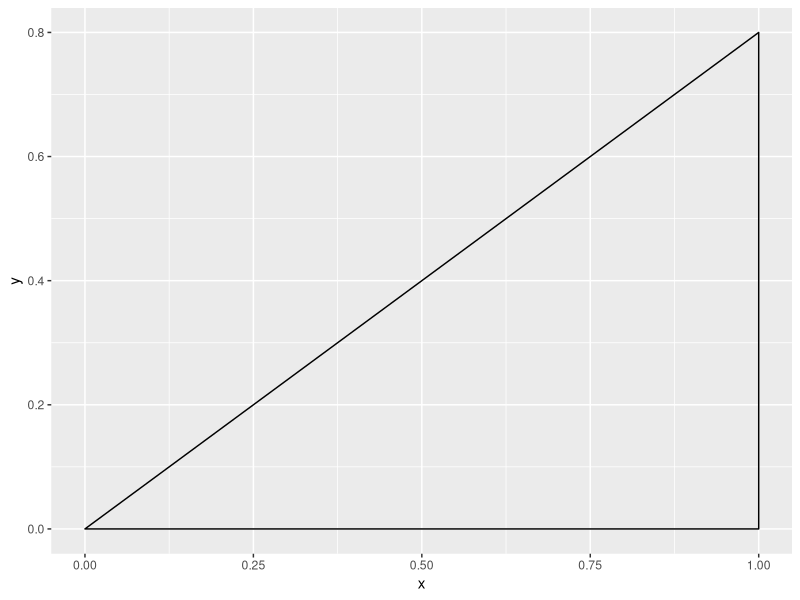
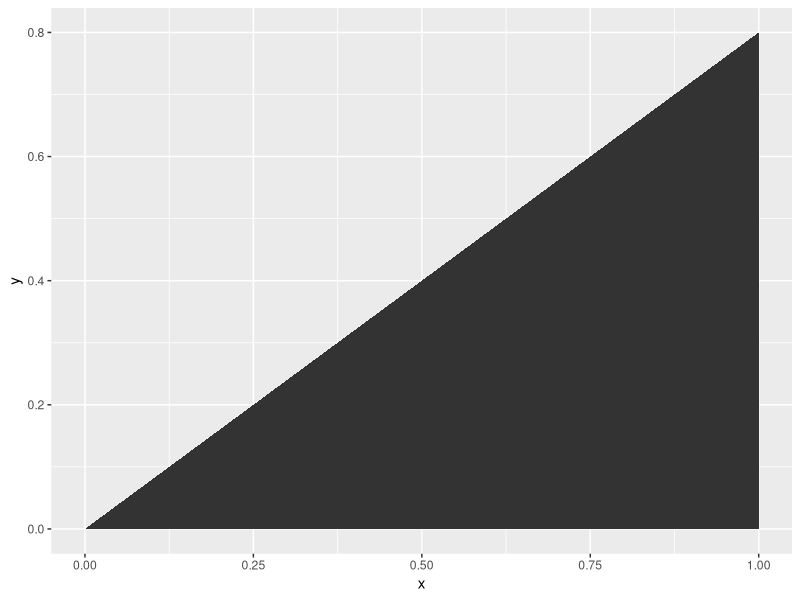
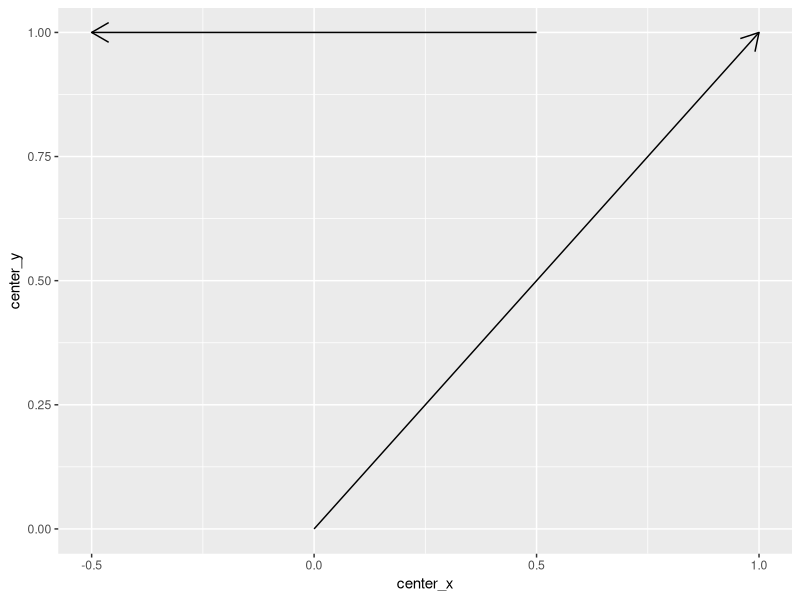

Reproduce these figures in R, in order. (Note: this script raises an error after producing the figures.)
# library(tidyverse)
library(ggplot2)
library(dplyr)
library(tibble)


# angle <- 90 # in °
# angle_rad <- (2 * pi / 360) * angle

#| DREIECK mit _path und _polygon ----
l_x <- 1
l_y <- .8

df_1 <- tibble(
  x = c(0, l_x, 0, l_x, l_x),
  y = c(0, 0, 0, l_y, 0)
)
df_1
#      x     y
#  <dbl> <dbl>
#  0   0
#  1   0
#  0   0
#  1   0.8
#  1   0

ggplot(df_1) +
  geom_path(aes(x, y))

ggplot(df_1) +
  geom_polygon(aes(x, y))

#| --
#| --

u <- c(0, 0, 1, 1)
# v <- c(0, 0, 1, .5)
v <- c(0.5, 1, -0.5, 1)

make_df <- function(v1, v2) {
  df <- data.frame(
    center_x = c(v1[1], v2[1]),
    center_y = c(v1[2], v2[2]),
    end_x = c(v1[3], v2[3]),
    end_y = c(v1[4], v2[4])
  )
  rownames(df) <- c("v1", "v2")
  df
}

v <- make_df(u, v)
# v
#    center_x center_y end_x end_y
# v1      0.0      0.0     1   1.0
# v2      0.5      0.5     1   0.5
ggplot(v) +
  geom_segment(
    aes(
      x = center_x, y = center_y, xend = end_x, yend = end_y
    ),
    arrow = arrow(length = unit(.5, "cm"))
  )



# u + v = w
(len_u <- sqrt(sum(u^2))) # length == Euclidean norm
(len_v <- sqrt(sum(v^2))) # length == Euclidean norm
(cos_angle_uv <- (sum(u * v) / (len_u * len_v))) # cosine of the angle
(len_w <- sqrt(sum(u + v)^2))
u + v


add_and <- function(v1, v2, what = "sum") {
  df <- data.frame(
    center_x = c(v1[1], v2[1]),
    center_y = c(v1[2], v2[2]),
    end_x = c(v1[3], v2[3]),
    end_y = c(v1[4], v2[4]),
    group = c("u", "v")
  )
  rownames(df) <- c("u", "v")
  if (what == "sum") {
    sum_uv <- v1 + v2
    w <- data.frame(
      center_x = sum_uv[1],
      center_y = sum_uv[2],
      end_x = sum_uv[3],
      end_y = sum_uv[4],
      group = "w"
    )
    df <- bind_rows(df, w)
    rownames(df) <- c("u", "v", "w")
  }
  df
}

sum_two <- add_and(u, v, what = "sum")

ggplot(sum_two) +
  geom_segment(
    aes(
      x = center_x, y = center_y, xend = end_x, yend = end_y, color = group
    ),
    arrow = arrow(length = unit(.5, "cm"))
  )


add_minus_and <- function(v1, v2, what = "plus") {
  sum_uv <- vector()
  df <- data.frame(
    center_x = c(v1[1], v2[1]),
    center_y = c(v1[2], v2[2]),
    end_x = c(v1[3], v2[3]),
    end_y = c(v1[4], v2[4]),
    group = c("u", "v")
  )
  rownames(df) <- c("u", "v")
  if (what == "plus") {
    sum_uv <- v1 + v2
    print(sum_uv)
    print(paste("from plus", sum_uv))
    w <- data.frame(
      # center_x = v1[1] + v2[1] + sum_uv[1],
      # center_y = v1[2] + v2[2] + sum_uv[2],
      # end_y = sum_uv[3] + v1[3] + v2[3],
      # end_x = sum_uv[4] + v1[4] + v2[4],
      center_x = sum_uv[1],
      center_y = sum_uv[2],
      end_x = sum_uv[3],
      end_y = sum_uv[4],
      group = "w"
    )
  }
  if (what == "minus") {
    sum_uv <- v1 - v2
    # sum_uv <- c(v2[c(3, 4)], sum_uv[c(3, 4)])
    print(sum_uv)
    w <- data.frame(
      center_x = sum_uv[1],
      center_y = sum_uv[2],
      end_x = sum_uv[3],
      end_y = sum_uv[4],
      group = "w"
    )
  }
  df <- bind_rows(df, w)
  rownames(df) <- c("u", "v", "w")
  df
}

u <- c(0, 0, 1, 1)
# v <- c(0, 0, 1, .5)
v <- c(0, 0, -1, -2)
pm <- add_minus_and(u, v, what = "minus")
pm
ggplot(pm) +
  geom_segment(
    aes(
      x = center_x, y = center_y, xend = end_x, yend = end_y, color = group
    ),
    arrow = arrow(length = unit(.5, "cm"))
  ) +
  coord_equal()














coord_y_y <- l_y * sin(angle_rad)
coord_y_x <- l_y * cos(angle_rad)

tibble(
  x = c(0, l_x, 0, coord_y_x, l_x),
  y = c(0, 0, 0, coord_y_y, 0)
) |>
  ggplot() +
  geom_path(aes(x, y))


#| make vectors with geom_segment ----
a <- c(2, 0) # the point (2,0)
b <- c(1, 3) # the point (1,3)
center <- c(0, 0)
df <- data.frame(
  x.end = c(a[1], b[1]),
  y.end = c(a[2], b[2]),
  center = center,
  label = c("a", "b")
)
# df
#  x.end y.end center label
#   2     0      0     a
#   1     3      0     b
ggplot(df) +
  geom_segment(
    aes(
      x = center[1], y = center[2], xend = x.end, yend = y.end,
      color = label
    ),
    arrow = arrow()
  ) +
  labs(x = "x-coordinate", y = "y-coordinate") +
  coord_fixed(ratio = 1) +
  theme_bw()
